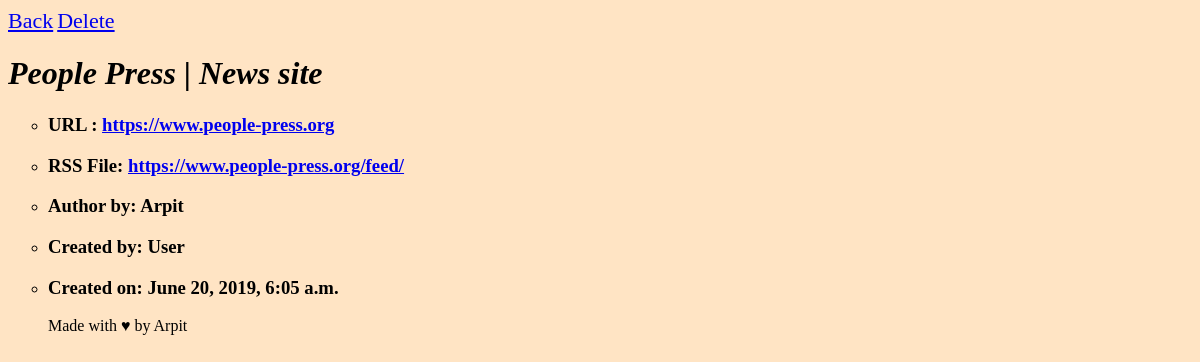
Screenshot of /source/25 with the database file from the repository.
### source/models.py (models this page shows)
class Sources(models.Model):
    title_text = models.CharField('Enter Title',max_length=200)
    pub_date = models.DateTimeField('Date Published',default=timezone.now)
    url_text = models.CharField('Enter URL',max_length=200)
    rss_text = models.CharField('Enter RSS',max_length=200)
    author_text = models.CharField('Enter Author Name',max_length=50,null=True)
    created_by = models.CharField('Created By',default=User,max_length=20,null=True)
    created_on = models.DateTimeField('Created on',default=timezone.now)

### source/views.py (the view)
# urls.py: path('source/<int:pk>', views.DetailView.as_view(), name='detail'),
class DetailView(generic.DetailView):
    model = Sources
    template_name = 'source/source.html'

### source/templates/source/source.html (shortened to what this page needs)
<html>
{% load static %}
<link rel="stylesheet" type="text/css" href="{% static 'source/style.css' %}">
<body>
    <a href="http://localhost:8000" style="font-size: 22px;">Back</a>
    <a href="{% url 'source:source_del' sources.id %}" style="font-size: 22px; text-align: right">Delete</a>
<h1>{{ sources.title_text }}</h1>
<ul>
    <li><h3>URL : <a href="{{ sources.url_text }}">{{ sources.url_text }}</a></h3></li>
    <li><h3>RSS File: <a href="{{ sources.rss_text }}">{{ sources.rss_text }}</a></h3></li>
    <li><h3>Author by: {{sources.author_text}}</h3></li>
    <li><h3>Created by: {{sources.created_by}}</h3></li>
    <li><h3>Created on: {{sources.created_on}}</h3></li>
</body>
<div>
<footer> Made with &hearts; by Arpit</footer>
</div>
</html>

### source/static/source/style.css (style rules this page uses)
body { background-color: bisque; }
h1 { font-style: italic; }
ul { list-style-type: circle; }
ul li { text-shadow: black; }

### rows the page displays
Sources: title_text "People Press | News site", url_text "https://www.people-press.org", rss_text "https://www.people-press.org/feed/", author_text "Arpit", created_by "User", created_on "June 20, 2019, 6:05 a.m."
